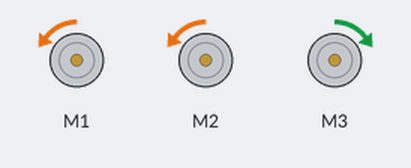
This sketch was run on a simulated Arduino Uno, built with avr-gcc and run on an emulated ATmega328P. Parts: 3 × DC motor (green arrow = forward, orange = backward, longer = faster). What the sketch prints to the serial monitor is not drawn.

Above: at 0.15 s.
At 5.55 s:
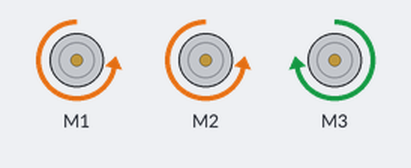
At 10.06 s:
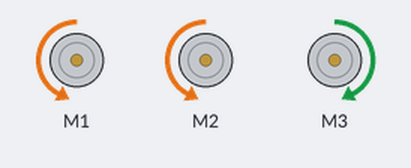
At 19.97 s:
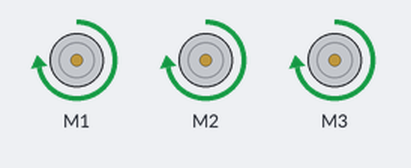
At 29.88 s:
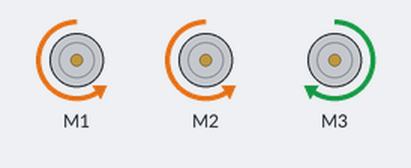
At 39.79 s:
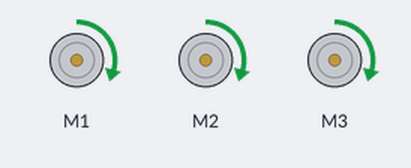
Timing chart, 0 to 40.0 s (numbered marks = the images above):
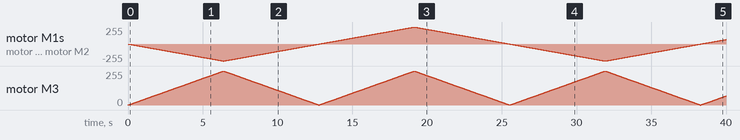

The sketch:

MOTORDRIVECODE.ino
```cpp
// (licence header left out)
#include <AFMotor.h>
#include <Servo.h>

// DC motor on M2
AF_DCMotor motor1(1);
AF_DCMotor motor2(2);
AF_DCMotor motorLED(3);

void setup() {
  Serial.begin(9600);           // set up Serial library at 9600 bps
  Serial.println("Motor party!");

  // turn on motor #2
  motor1.setSpeed(200);
  motor1.run(RELEASE);
  motor2.setSpeed(200);
  motor2.run(RELEASE);
  motorLED.setSpeed(200);
  motorLED.run(RELEASE);
}

int i;

// Test the DC motor, stepper and servo ALL AT ONCE!
void loop() {
  motor1.run(BACKWARD);
  motor2.run(BACKWARD);
  motorLED.run(FORWARD);
  for (i=0; i<255; i++) {
    motor1.setSpeed(i);
    motor2.setSpeed(i);
    motorLED.setSpeed(i);
    delay(25);
 }
  motor1.run(BACKWARD);
  motor2.run(BACKWARD);
  motorLED.run(FORWARD);
  for (i=255; i!=0; i--) {
    motor1.setSpeed(i);
    motor2.setSpeed(i);
    motorLED.setSpeed(i);
    delay(25);
 }

  motor1.run(FORWARD);
  motor2.run(FORWARD);
  for (i=0; i<255; i++) {
    motor1.setSpeed(i);
    motor2.setSpeed(i);
    motorLED.setSpeed(i);
    delay(25);
 }
  motor1.run(FORWARD);
  motor2.run(FORWARD);
  for (i=255; i!=0; i--) {
    motor1.setSpeed(i);
    motor2.setSpeed(i);
    motorLED.setSpeed(i);
    delay(25);
 }
}
```
